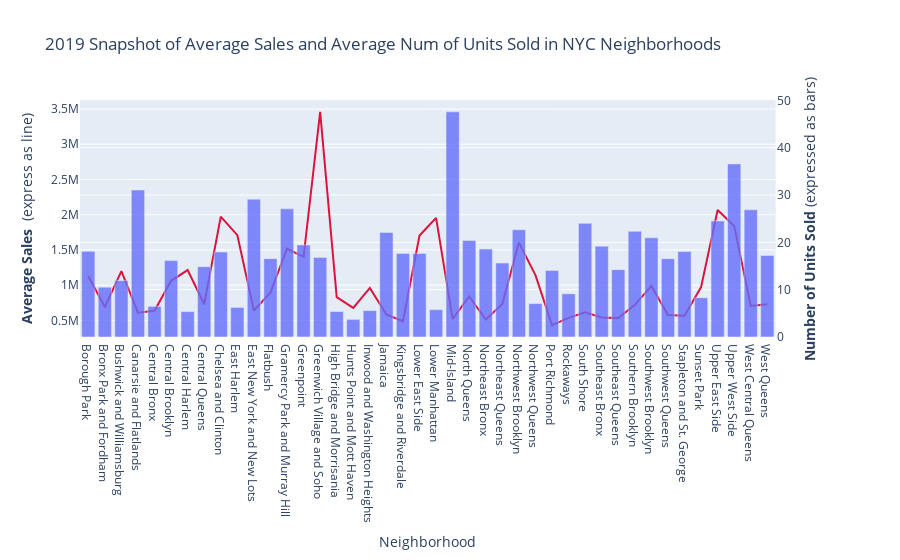

Here is the notebook cell this chart was saved with:
### Code cell
fig1 = px.line(by_borough_2019, x=by_borough_2019.index, y=by_borough_2019["Average Sales"])
fig1.update_traces(line_color='#DC143C')

fig2 = px.bar(by_borough_2019, x=by_borough_2019.index, y=by_borough_2019["Num of Units Sold"],opacity=0.8)

# Create figure with secondary y-axis
fig = make_subplots(specs=[[{"secondary_y": True}]])

# Add traces
fig.add_trace(
    fig1.data[0],
    secondary_y=False,
)

fig.add_trace(
    fig2.data[0],
    secondary_y=True,
)

# Add figure title
fig.update_layout(
    title_text="2019 Snapshot of Average Sales and Average Num of Units Sold in NYC Neighborhoods"
    , height=600
)

# Set x-axis title
fig.update_xaxes(title_text="Neighborhood")

# Set y-axes titles
fig.update_yaxes(title_text="<b>Average Sales </b> (express as line)", secondary_y=False)
fig.update_yaxes(title_text="<b>Number of Units Sold</b> (expressed as bars)", secondary_y=True)

fig.show()

### Figure 1 — Plotly figure (JSON) as saved in the notebook; plotly's stock layout.template omitted (floating-point values rounded to 4 significant figures)
{"data": [{"hovertemplate": "x=%{x}<br>Average Sales=%{y}<extra></extra>", "legendgroup": "", "line": {"color": "#DC143C", "dash": "solid"}, "mode": "lines", "name": "", "showlegend": false, "type": "scatter", "x": ["Borough Park", "Bronx Park and Fordham", "Bushwick and Williamsburg", "Canarsie and Flatlands", "Central Bronx", "Central Brooklyn", "Central Harlem", "Central Queens", "Chelsea and Clinton", "East Harlem", "East New York and New Lots", "Flatbush", "Gramercy Park and Murray Hill", "Greenpoint", "Greenwich Village and Soho", "High Bridge and Morrisania", "Hunts Point and Mott Haven", "Inwood and Washington Heights", "Jamaica", "Kingsbridge and Riverdale", "Lower East Side", "Lower Manhattan", "Mid-Island", "North Queens", "Northeast Bronx", "Northeast Queens", "Northwest Brooklyn", "Northwest Queens", "Port Richmond", "Rockaways", "South Shore", "Southeast Bronx", "Southeast Queens", "Southern Brooklyn", "Southwest Brooklyn", "Southwest Queens", "Stapleton and St. George", "Sunset Park", "Upper East Side", "Upper West Side", "West Central Queens", "West Queens"], "xaxis": "x", "y": [1130000.0, 688400.0, 1198000.0, 607800.0, 634100.0, 1061000.0, 1214000.0, 727700.0, 1972000.0, 1709000.0, 637700.0, 894200.0, 1516000.0, 1401000.0, 3460000.0, 828400.0, 675900.0, 959300.0, 581700.0, 486200.0, 1703000.0, 1955000.0, 519600.0, 837900.0, 511400.0, 733300.0, 1602000.0, 1141000.0, 431100.0, 534600.0, 612300.0, 540900.0, 531100.0, 719900.0, 986700.0, 575600.0, 563500.0, 971400.0, 2067000.0, 1840000.0, 704300.0, 729400.0], "yaxis": "y"}, {"alignmentgroup": "True", "hovertemplate": "x=%{x}<br>Num of Units Sold=%{y}<extra></extra>", "legendgroup": "", "marker": {"color": "#636efa", "opacity": 0.8}, "name": "", "offsetgroup": "", "orientation": "v", "showlegend": false, "textposition": "auto", "type": "bar", "x": ["Borough Park", "Bronx Park and Fordham", "Bushwick and Williamsburg", "Canarsie and Flatlands", "Central Bronx", "Central Brooklyn", "Central Harlem", "Central Queens", "Chelsea and Clinton", "East Harlem", "East New York and New Lots", "Flatbush", "Gramercy Park and Murray Hill", "Greenpoint", "Greenwich Village and Soho", "High Bridge and Morrisania", "Hunts Point and Mott Haven", "Inwood and Washington Heights", "Jamaica", "Kingsbridge and Riverdale", "Lower East Side", "Lower Manhattan", "Mid-Island", "North Queens", "Northeast Bronx", "Northeast Queens", "Northwest Brooklyn", "Northwest Queens", "Port Richmond", "Rockaways", "South Shore", "Southeast Bronx", "Southeast Queens", "Southern Brooklyn", "Southwest Brooklyn", "Southwest Queens", "Stapleton and St. George", "Sunset Park", "Upper East Side", "Upper West Side", "West Central Queens", "West Queens"], "xaxis": "x", "y": [18.1, 10.53, 11.91, 31.06, 6.472, 16.15, 5.364, 14.86, 17.97, 6.25, 29.12, 16.56, 27.08, 19.46, 16.81, 5.389, 3.721, 5.576, 22.1, 17.67, 17.67, 5.773, 47.58, 20.42, 18.59, 15.62, 22.67, 7.056, 14.03, 9.117, 24.02, 19.19, 14.23, 22.33, 20.97, 16.56, 18.06, 8.292, 24.53, 36.58, 26.9, 17.24], "yaxis": "y2"}], "layout": {"autosize": true, "title": {"text": "2019 Snapshot of Average Sales and Average Num of Units Sold in NYC Neighborhoods"}, "xaxis": {"anchor": "y", "autorange": true, "domain": [0, 0.94], "range": [-0.5, 41.5], "title": {"text": "Neighborhood"}, "type": "category"}, "yaxis": {"anchor": "x", "autorange": true, "domain": [0, 1], "range": [262800.0, 3629000.0], "title": {"text": "<b>Average Sales </b> (express as line)"}, "type": "linear"}, "yaxis2": {"anchor": "x", "autorange": true, "overlaying": "y", "range": [0, 50.09], "side": "right", "title": {"text": "<b>Number of Units Sold</b> (expressed as bars)"}, "type": "linear"}}}
